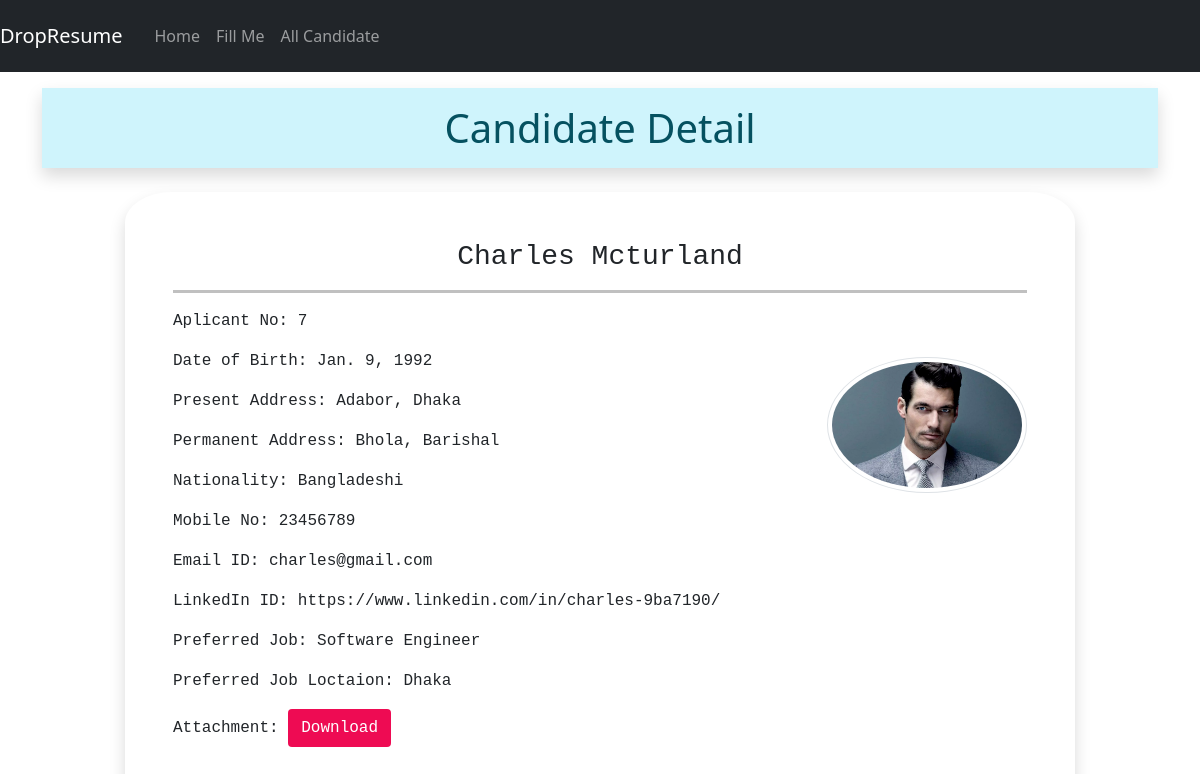
/7, run on the app's committed database.
### myapp/models.py (models this page shows)
class ResumeModel(models.Model):
    fname=models.CharField(max_length=200)
    lname=models.CharField(max_length=200)
    date_of_birth=models.DateField(auto_now=False, auto_now_add=False)
    gender=models.CharField(max_length=200)
    national=models.CharField(max_length=200)
    present_address=models.TextField()
    permanent_address=models.TextField()
    mobile=models.PositiveIntegerField()
    email=models.EmailField()
    job_type=models.CharField(choices=TYPE_CHOICE,max_length=100)
    preferred_job=models.CharField(max_length=250)
    job_city=models.CharField(choices=DIVISION_CHOICE, max_length=100)
    linkedin=models.URLField( blank=True)
    profile=models.ImageField(upload_to='profileimage', blank=True)
    my_file=models.FileField(upload_to='resumefile', blank=True)

### myapp/views.py (the view)
# urls.py: path('<int:pk>',views.Candidate.as_view(), name='candidate'),
class Candidate(View):
    def get(self, request,pk):
        info=ResumeModel.objects.get(id=pk)
        return render(request, 'myapp/candidate.html',{'info':info})

### myapp/templates/myapp/candidate.html (shortened to what this page needs)
{%extends 'myapp/base.html'%}
{% load static %}
{%block css%}<link rel="stylesheet" href="{% static 'myapp/css/style.css'%}"> {%endblock%}
{%block content%}
<div class="container">
    <h1 class="alert-info text-center p-3 shadow mb-4 mt-3 ">Candidate Detail</h1>
    <div class="row" >
        <div class="col-sm-10 shadow p-5 offset-sm-1 fontt" style="border-radius: 5%;">
            <h3 class="text-center">{{info.fname}}  {{info.lname}}</h3>
            <hr style="border-top: 3px solid rgb(8, 8, 8);">
            <img src="{{info.profile.url}}" alt="" class="img-fluid img-thumbnail mt-5 float-end rounded-circle" width="200", height="200">
            <p>Aplicant No: {{info.id}}</p>
            <p>Date of Birth: {{info.date_of_birth}}</p>
            <p>Present Address: {{info.present_address}}</p>
            <p>Permanent Address: {{info.permanent_address}}</p>
            <p>Nationality: {{info.national}}</p>
            <p>Mobile No: {{info.mobile}}</p>
            <p>Email ID:  {{info.email}}</p>
            <p>LinkedIn ID: {{info.linkedin}}</p>
            <p>Preferred Job: {{info.preferred_job}}</p>
            <p>Preferred Job Loctaion: {{info.job_city}}</p>
            <p>Attachment: <a href="{{info.my_file.url}}" class="btn customcolor">Download</a></p>
        </div>
    </div>
</div>
{%endblock%}

### myapp/static/myapp/css/style.css (style rules this page uses)
.customcolor { background-color:rgb(238, 11, 83); color: white; }
.fontt { font-family: "Lucida Console", "Courier New", monospace; }

### data on the page
ResumeModel: fname "Charles", lname "Mcturland", profile (picture), id "7", date_of_birth "Jan. 9, 1992", present_address "Adabor, Dhaka", permanent_address "Bhola, Barishal", national "Bangladeshi", mobile "23456789", email "charles@gmail.com", linkedin "https://www.linkedin.com/in/charles-9ba7190/", preferred_job "Software Engineer", job_city "Dhaka"
